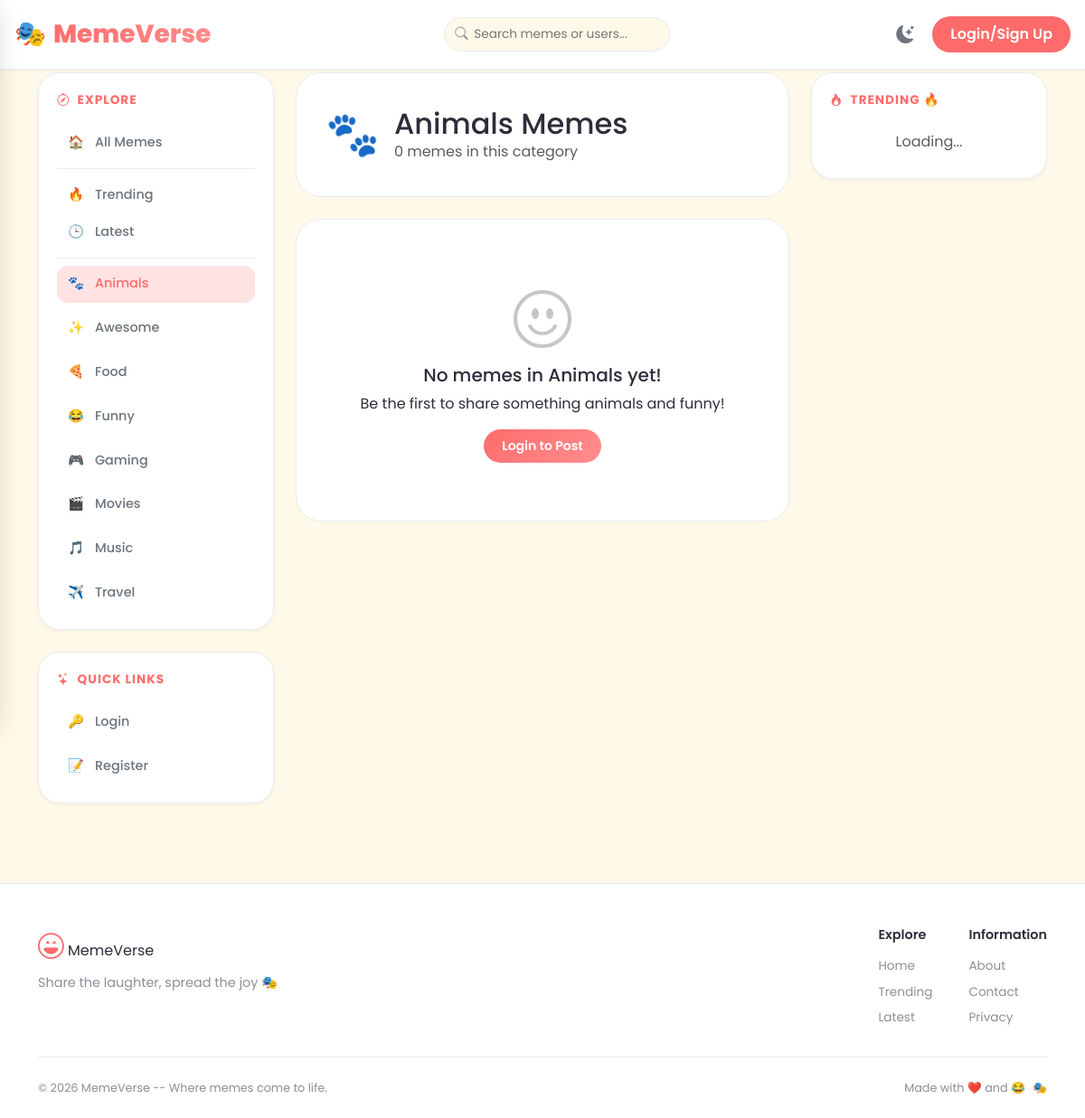
The app's page /category.php?slug=animals with its own data.
### tables this page shows
CREATE TABLE `categories` (
  `id` int NOT NULL AUTO_INCREMENT,
  `name` varchar(50) NOT NULL,
  `slug` varchar(50) NOT NULL,
  PRIMARY KEY (`id`),
  UNIQUE KEY `slug` (`slug`)
);

### includes/functions.php (called while the page is built, shortened)
<?php
function isLoggedIn() {
    return isset($_SESSION['user_id']) && !empty($_SESSION['user_id']);
}
function getCurrentUser($pdo) {
    if (!isLoggedIn()) return null;
    $stmt = $pdo->prepare("SELECT id, username, nickname, avatar, bio, email, is_admin, banned FROM users WHERE id = ?");
    $stmt->execute([$_SESSION['user_id']]);
    return $stmt->fetch();
}
function getCategoryEmoji($slug) {
    $emojis = [
        'funny' => '😂', 'animals' => '🐾', 'music' => '🎵', 'movies' => '🎬',
        'gaming' => '🎮', 'food' => '🍕', 'travel' => '✈️', 'awesome' => '✨'
    ];
    return $emojis[$slug] ?? '🏷️';
}
function escape($string) {
    return htmlspecialchars($string ?? '', ENT_QUOTES, 'UTF-8');
}
?>

### category.php (the view, shortened to what this page needs)
<?php
require_once 'includes/header.php';
$slug = isset($_GET['slug']) ? trim($_GET['slug']) : '';
$stmt = $pdo->prepare("SELECT id, name, slug FROM categories WHERE slug = ?");
$stmt->execute([$slug]);
$category = $stmt->fetch();
$category_id = $category['id'];
$category_name = $category['name'];
$category_emoji = getCategoryEmoji($slug);
$page = isset($_GET['page']) ? (int)$_GET['page'] : 1;
$limit = 10;
$offset = ($page - 1) * $limit;
$stmt = $pdo->prepare("
    SELECT p.*, u.username, u.avatar, u.nickname, u.id as user_id,
           c.name as category_name, c.slug as category_slug
    FROM posts p
    JOIN users u ON p.user_id = u.id
    JOIN categories c ON p.category_id = c.id
    WHERE p.category_id = :category_id
    ORDER BY p.created_at DESC
    LIMIT :limit OFFSET :offset
");
$stmt->bindParam(':category_id', $category_id, PDO::PARAM_INT);
$stmt->bindParam(':limit', $limit, PDO::PARAM_INT);
$stmt->bindParam(':offset', $offset, PDO::PARAM_INT);
$stmt->execute();
$posts = $stmt->fetchAll();
$stmt = $pdo->prepare("SELECT COUNT(*) FROM posts WHERE category_id = ?");
$stmt->execute([$category_id]);
$total_posts = $stmt->fetchColumn();
?>
<div class="row g-4">
    <div class="col-lg-3">
        <?php include 'includes/sidebar.php'; ?>
    </div>
    <div class="col-lg-6">
        <div class="profile-header mb-4">
            <div class="d-flex align-items-center gap-3">
                <div style="font-size: 3rem;"><?= $category_emoji ?></div>
                <div>
                    <h2 class="mb-0"><?= escape($category_name) ?> Memes</h2>
                    <p class="text-muted mb-0"><?= $total_posts ?> memes in this category</p>
                </div>
            </div>
        </div>
        <?php if (empty($posts)): ?>
            <div class="empty-state">
                <i class="bi bi-emoji-smile"></i>
                <h5>No memes in <?= escape($category_name) ?> yet!</h5>
                <p>Be the first to share something <?= strtolower($category_name) ?> and funny!</p>
                <?php if ($current_user): ?>
                    <a href="upload.php" class="btn-create">Upload Meme</a>
                <?php else: ?>
                    <a href="login.php" class="btn-create">Login to Post</a>
                <?php endif; ?>
            </div>
        <?php endif; ?>
    </div>
    <div class="col-lg-3">
        <div class="sidebar-card">
            <div class="sidebar-title"><i class="bi bi-fire"></i> TRENDING 🔥</div>
            <div id="trending-container" class="category-list"><div class="text-center py-2 text-muted">Loading...</div></div>
        </div>
    </div>
</div>
<?php require_once 'includes/footer.php'; ?>

### includes/header.php (shortened to what this page needs)
<?php
require_once __DIR__ . '/config.php';
require_once __DIR__ . '/functions.php';
$current_user = getCurrentUser($pdo);
?>
<!DOCTYPE html>
<html lang="en">
<head>
    <link href="https://cdn.jsdelivr.net/npm/bootstrap@5.3.0/dist/css/bootstrap.min.css" rel="stylesheet">
    <link rel="stylesheet" href="https://cdn.jsdelivr.net/npm/bootstrap-icons@1.11.3/font/bootstrap-icons.min.css">
    <link rel="stylesheet" href="<?= SITE_URL ?>assets/css/style.css">
</head>
<body>
    <nav class="navbar">
        <div class="container">
            <a class="navbar-brand" href="<?= SITE_URL ?>">🎭 <span>MemeVerse</span></a>
            <div class="search-wrapper">
                <div class="search-input-container">
                    <input type="text" id="navbar-search-input" class="navbar-search-input" placeholder="Search memes or users..." autocomplete="off">
                </div>
            </div>
            <div class="nav-right">
                <button class="nav-icon dark-mode-btn" id="darkModeToggle">
                </button>
                <?php if ($current_user): ?>
                    <?php if ($current_user && isAdmin($pdo)): ?>
                    <a href="<?= SITE_URL ?>admin/index.php" class="nav-icon"><i class="bi bi-shield-lock"></i></a>
                    <?php endif; ?>
                    <div class="dropdown">
                        <button class="dropdown-toggle" data-bs-toggle="dropdown">
                            <img src="<?= getUserAvatar($current_user, 40) ?>" class="user-avatar" alt="Avatar">
                        </button>
                        <ul class="dropdown-menu dropdown-menu-end">
                            <li><a class="dropdown-item" href="<?= SITE_URL ?>profile.php"><i class="bi bi-person"></i> My Profile</a></li>
                            <li><a class="dropdown-item" href="<?= SITE_URL ?>upload.php"><i class="bi bi-cloud-upload"></i> Upload Meme</a></li>
                            <li><hr class="dropdown-divider"></li>
                            <li><a class="dropdown-item text-danger" href="<?= SITE_URL ?>logout.php"><i class="bi bi-box-arrow-right"></i> Logout</a></li>
                        </ul>
                    </div>
                <?php else: ?>
                    <a href="<?= SITE_URL ?>login.php" class="btn-register">Login/Sign Up</a>
                <?php endif; ?>
            </div>
        </div>
    </nav>
            <?php include __DIR__ . '/sidebar.php'; ?>
    <main class="main-content">
        <div class="container">

### includes/sidebar.php (shortened to what this page needs)
<?php
$categories = $pdo->query("SELECT * FROM categories ORDER BY name")->fetchAll();
$current_slug = $_GET['slug'] ?? '';
?>
<div class="sidebar-card">
    <div class="sidebar-title"><i class="bi bi-compass"></i> EXPLORE</div>
    <a href="<?= SITE_URL ?>" class="category-link <?= empty($current_slug) ? 'active' : '' ?>">
        <span class="emoji">🏠</span> All Memes
    </a>
    <div class="category-divider"></div>
    <a href="<?= SITE_URL ?>trending.php" class="category-link"><span class="emoji">🔥</span> Trending</a>
    <a href="<?= SITE_URL ?>latest.php" class="category-link"><span class="emoji">🕒</span> Latest</a>
    <div class="category-divider"></div>
    <div class="category-list">
        <?php foreach ($categories as $cat): ?>
            <a href="<?= SITE_URL ?>category.php?slug=<?= $cat['slug'] ?>"
               class="category-link <?= $current_slug === $cat['slug'] ? 'active' : '' ?>">
                <span class="emoji"><?= getCategoryEmoji($cat['slug']) ?></span>
                <?= escape($cat['name']) ?>
            </a>
        <?php endforeach; ?>
    </div>
</div>
<div class="sidebar-card">
    <div class="sidebar-title"><i class="bi bi-stars"></i> QUICK LINKS</div>
    <div class="category-list">
        <?php if (isLoggedIn()): ?>
            <a href="<?= SITE_URL ?>upload.php" class="category-link"><span class="emoji">📤</span> Upload Meme</a>
            <a href="<?= SITE_URL ?>profile.php" class="category-link"><span class="emoji">👤</span> My Profile</a>
        <?php else: ?>
            <a href="<?= SITE_URL ?>login.php" class="category-link"><span class="emoji">🔑</span> Login</a>
            <a href="<?= SITE_URL ?>register.php" class="category-link"><span class="emoji">📝</span> Register</a>
        <?php endif; ?>
    </div>
</div>

### includes/footer.php (shortened to what this page needs)
        </div>
    </main>
    <footer class="footer">
        <div class="container">
            <div class="footer-content">
                <div class="footer-brand">
                    <i class="bi bi-emoji-laughing"></i> MemeVerse
                    <p class="footer-tagline">Share the laughter, spread the joy 🎭</p>
                </div>
                <div class="footer-links">
                    <div class="footer-links-group">
                        <h6>Explore</h6>
                        <a href="<?= SITE_URL ?>">Home</a>
                        <a href="<?= SITE_URL ?>trending.php">Trending</a>
                        <a href="<?= SITE_URL ?>latest.php">Latest</a>
                    </div>
                    <div class="footer-links-group">
                        <h6>Information</h6>
                        <a href="<?= SITE_URL ?>about.php">About</a>
                        <a href="<?= SITE_URL ?>contact.php">Contact</a>
                        <a href="<?= SITE_URL ?>privacy.php">Privacy</a>
                    </div>
                </div>
            </div>
            <div class="footer-bottom">
                <p>&copy; <?= date('Y') ?> MemeVerse -- Where memes come to life.</p>
                <div class="footer-meme">
                    <span>Made with ❤️ and 😂</span>
                    <span class="footer-emoji">🎭</span>
                </div>
            </div>
        </div>
    </footer>
</body>
</html>

### includes/sidebar.php (style rules this page uses)
.category-divider { height: 1px; background: var(--border-color); margin: 0.5rem 0; }

### records on screen
categories: slug "🐾", name "Animals", name "animals"
categories: slug "✨", name "Awesome"
categories: slug "🍕", name "Food"
categories: slug "😂", name "Funny"
categories: slug "🎮", name "Gaming"
categories: slug "🎬", name "Movies"
categories: slug "🎵", name "Music"
categories: slug "✈️", name "Travel"

### other values on screen
$category_emoji "🐾"
$total_posts "0"
